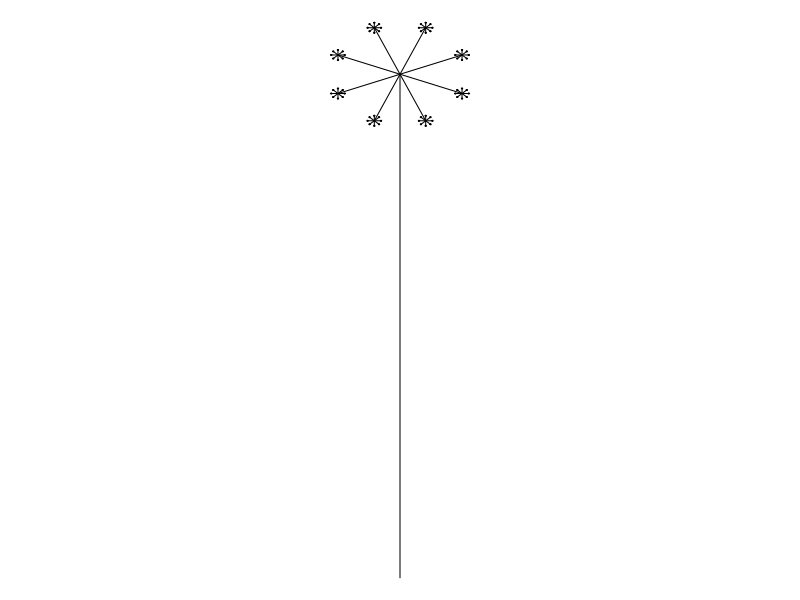

The R script that drew this image:
## ---- chunk 1
options(scipen=99)
# k = 0.5
# ths = c(-pi/4,pi/4)
# d = 11
# k = 0.32
# ths = c(-pi/4,0,pi/4)
# d = 8
# k = 0.24
# ths = c(-6*pi/24,-2*pi/24,2*pi/24,6*pi/24)
# d = 6
# k = 0.19
# ths = c(-pi/4,-pi/8,0,pi/8,pi/4)
# d = 5
# k = 0.19
# ths = c(-pi/2,-pi/4,0,pi/4,pi/2)
# d = 5

NN = sample(2:8,1)
k = floor(100.0/NN)/100-sample(1:4,1)/100
ths = seq(-pi+pi/(NN),pi-pi/(NN),2*pi/(NN))
d = ceiling(log(0.001,k))+1
xmin = 0
xmax = 0
ymin = -1
ymax = 0
x = list(0)
y = list(0)
t = list(pi/2)
l = 1
x1s = c(0)
x2s = c(0)
y1s = c(-1)
y2s = c(0)
cols = c(1)
for(i in 2:d){
  l = l*k
  for(j in 1:length(x[[i-1]])){
    xp = x[[i-1]][j]
    yp = y[[i-1]][j]
    tp = t[[i-1]][j]
    for(th in ths){
      tc = tp+th
      xc = xp+l*cos(tc)
      yc = yp+l*sin(tc)
      x1s = c(x1s,xp)
      x2s = c(x2s,xc)
      y1s = c(y1s,yp)
      y2s = c(y2s,yc)
      cols = c(cols,i)
      if(length(x)<i){
        x[[i]] = xc
        y[[i]] = yc
        t[[i]] = tc
      } else {
        x[[i]] = c(x[[i]],xc)
        y[[i]] = c(y[[i]],yc)
        t[[i]] = c(t[[i]],tc)
      }
      if(xc<xmin){
        xmin = xc
      }
      if(xc>xmax){
        xmax = xc
      }
      if(yc<ymin){
        ymin = yc
      }
      if(yc>ymax){
        ymax = yc
      }
    }
  }
}
xrange = xmax-xmin
yrange = ymax-ymin
xmid = (xmin+xmax)/2
ymid = (ymin+ymax)/2
rad = max(c(xrange,yrange))/2
sol = 1/(1-NN*k)
## ---- chunk 2
par(mar=c(0,0,0,0))
plot(0,0,type="n",
     xlim=c(xmid-rad,xmid+rad),
     ylim=c(ymid-rad,ymid+rad),ann=F,axes=F)
for(i in 1:length(x1s)){
  lines(c(x1s[i],x2s[i]),c(y1s[i],y2s[i]))
}
